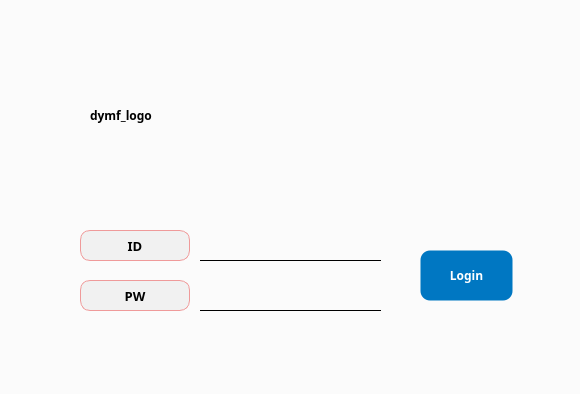
<?xml version="1.0" encoding="UTF-8"?>
<ui version="4.0">
 <class>Dialog</class>
 <widget class="QDialog" name="Dialog">
  <property name="geometry">
   <rect>
    <x>0</x>
    <y>0</y>
    <width>580</width>
    <height>394</height>
   </rect>
  </property>
  <property name="windowTitle">
   <string>Login</string>
  </property>
  <property name="styleSheet">
   <string notr="true">background-color: #fbfbfb;</string>
  </property>
  <widget class="QLineEdit" name="id_text">
   <property name="geometry">
    <rect>
     <x>200</x>
     <y>230</y>
     <width>181</width>
     <height>31</height>
    </rect>
   </property>
   <property name="font">
    <font>
     <family>Arial Black</family>
     <weight>75</weight>
     <bold>true</bold>
    </font>
   </property>
   <property name="styleSheet">
    <string notr="true">QLineEdit {
    border: none;
    border-bottom: 1px solid black;
    background-color: transparent;
    color: black;
}

QLineEdit:disabled {
    border: none;
    border-bottom: 1px solid lightgray;
    background-color: lightgray;
    color: lightgray;
}
</string>
   </property>
  </widget>
  <widget class="QLineEdit" name="pw_text">
   <property name="geometry">
    <rect>
     <x>200</x>
     <y>280</y>
     <width>181</width>
     <height>31</height>
    </rect>
   </property>
   <property name="font">
    <font>
     <family>Arial Black</family>
     <weight>75</weight>
     <bold>true</bold>
    </font>
   </property>
   <property name="styleSheet">
    <string notr="true">QLineEdit {
    border: none;
    border-bottom: 1px solid black;
    background-color: transparent;
    color: black;
}

QLineEdit:disabled {
    border: none;
    border-bottom: 1px solid lightgray;
    background-color: lightgray;
    color: lightgray;
}
</string>
   </property>
  </widget>
  <widget class="QPushButton" name="login_button">
   <property name="geometry">
    <rect>
     <x>420</x>
     <y>250</y>
     <width>93</width>
     <height>51</height>
    </rect>
   </property>
   <property name="font">
    <font>
     <family>Arial Black</family>
     <weight>75</weight>
     <bold>true</bold>
    </font>
   </property>
   <property name="styleSheet">
    <string notr="true">QPushButton {
    background-color: #0077c2;
    color: white;
    border: 1px solid transparent;
    border-radius: 10px;
    padding: 5px 10px;
}

QPushButton:hover {
    border: 1px solid white;
}

QPushButton:pressed {
    background-color: #005f9e;
    padding-top: 6px;
    padding-bottom: 4px;
}

QPushButton:disabled {
    background-color: lightgray;
    color: gray;
    border: 1px solid gray;
}
</string>
   </property>
   <property name="text">
    <string>Login</string>
   </property>
  </widget>
  <widget class="QLabel" name="label">
   <property name="geometry">
    <rect>
     <x>90</x>
     <y>70</y>
     <width>401</width>
     <height>91</height>
    </rect>
   </property>
   <property name="font">
    <font>
     <family>Arial Black</family>
     <weight>75</weight>
     <bold>true</bold>
    </font>
   </property>
   <property name="styleSheet">
    <string notr="true"/>
   </property>
   <property name="text">
    <string>dymf_logo</string>
   </property>
   <property name="scaledContents">
    <bool>true</bool>
   </property>
  </widget>
  <widget class="QLabel" name="label_22">
   <property name="geometry">
    <rect>
     <x>80</x>
     <y>230</y>
     <width>110</width>
     <height>31</height>
    </rect>
   </property>
   <property name="minimumSize">
    <size>
     <width>110</width>
     <height>0</height>
    </size>
   </property>
   <property name="maximumSize">
    <size>
     <width>110</width>
     <height>16777215</height>
    </size>
   </property>
   <property name="font">
    <font>
     <family>Arial Black</family>
     <pointsize>10</pointsize>
     <weight>75</weight>
     <bold>true</bold>
    </font>
   </property>
   <property name="styleSheet">
    <string notr="true">background-color:rgb(241, 241, 241);
border: 1px solid #ef9a9a;
border-radius: 10px;</string>
   </property>
   <property name="frameShape">
    <enum>QFrame::Box</enum>
   </property>
   <property name="text">
    <string>ID</string>
   </property>
   <property name="alignment">
    <set>Qt::AlignCenter</set>
   </property>
  </widget>
  <widget class="QLabel" name="label_23">
   <property name="geometry">
    <rect>
     <x>80</x>
     <y>280</y>
     <width>110</width>
     <height>31</height>
    </rect>
   </property>
   <property name="minimumSize">
    <size>
     <width>110</width>
     <height>0</height>
    </size>
   </property>
   <property name="maximumSize">
    <size>
     <width>110</width>
     <height>16777215</height>
    </size>
   </property>
   <property name="font">
    <font>
     <family>Arial Black</family>
     <pointsize>10</pointsize>
     <weight>75</weight>
     <bold>true</bold>
    </font>
   </property>
   <property name="styleSheet">
    <string notr="true">background-color:rgb(241, 241, 241);
border: 1px solid #ef9a9a;
border-radius: 10px;</string>
   </property>
   <property name="frameShape">
    <enum>QFrame::Box</enum>
   </property>
   <property name="text">
    <string>PW</string>
   </property>
   <property name="alignment">
    <set>Qt::AlignCenter</set>
   </property>
  </widget>
  <widget class="QLabel" name="error_text">
   <property name="geometry">
    <rect>
     <x>80</x>
     <y>340</y>
     <width>281</width>
     <height>16</height>
    </rect>
   </property>
   <property name="font">
    <font>
     <family>Arial Black</family>
     <weight>75</weight>
     <bold>true</bold>
    </font>
   </property>
   <property name="text">
    <string/>
   </property>
  </widget>
 </widget>
 <resources/>
 <connections/>
</ui>
